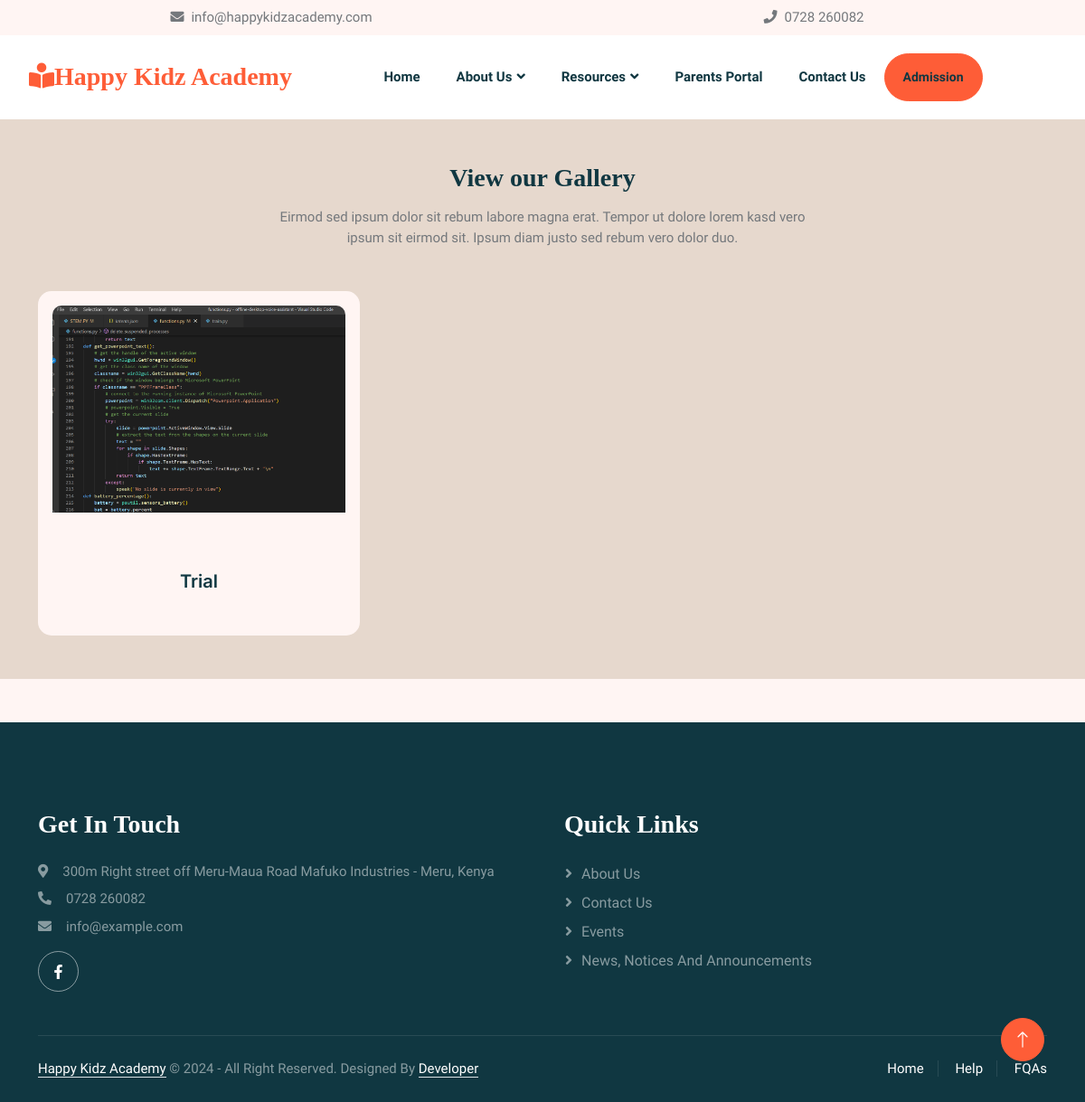
The app's page /gallery, older data.
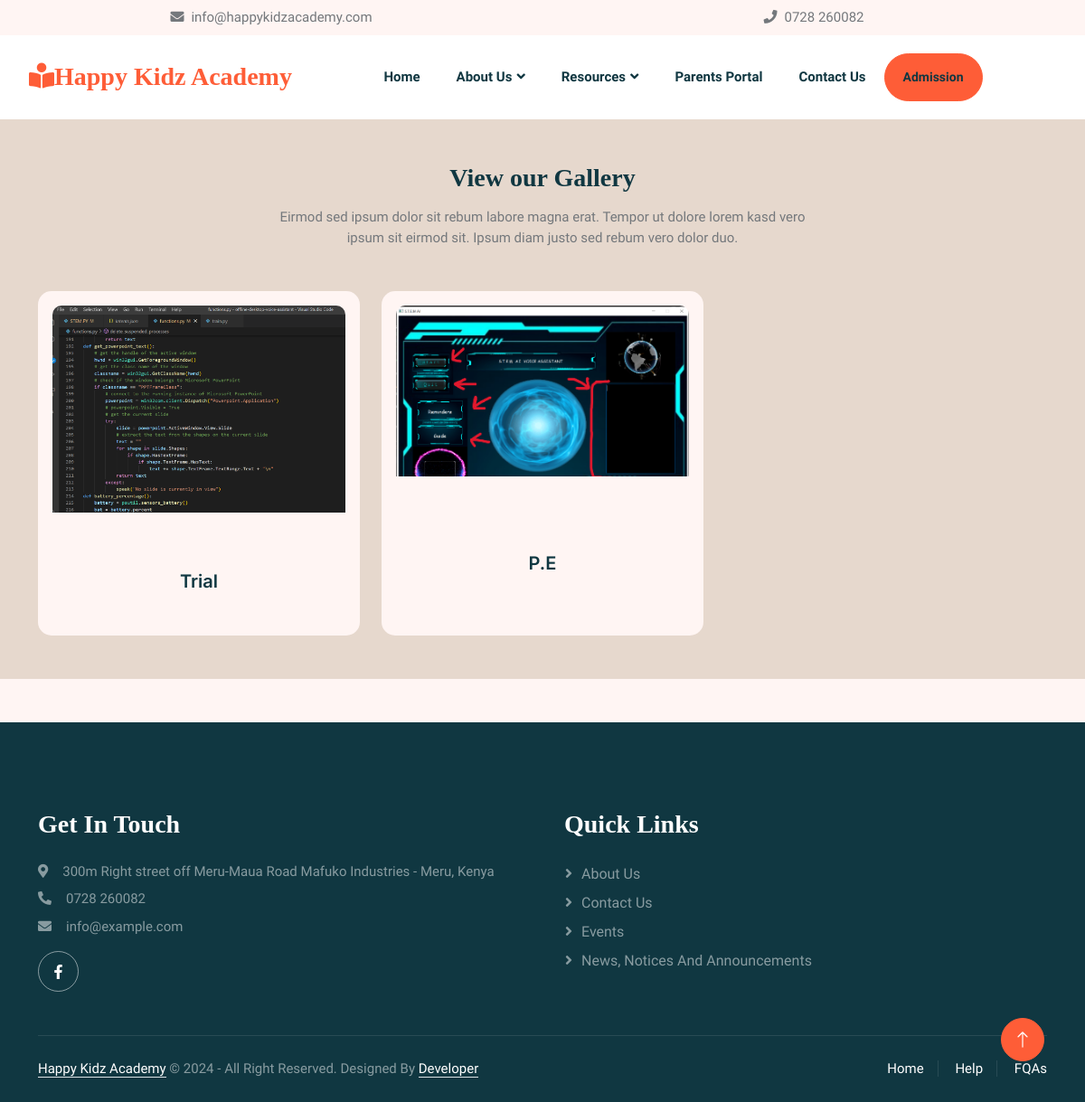
The same page, newer data.
### main/models.py (models this page shows, shortened)
class Gallery(models.Model):
    title = models.CharField(max_length=200)
    image = models.ImageField(upload_to='gallery')
    class Meta:
        verbose_name_plural = 'Gallery (images)'

### main/views.py (the view)
# urls.py: path('gallery', gallery, name='gallery'),
def gallery(request):
    gallery = Gallery.objects.all()
    return render(request, 'main/gallery.html', {'gallery':gallery})

### main/templates/main/gallery.html (shortened to what this page needs)
{% extends 'main/base.html' %}
{% load static %}
{% block content %}
    <div class="container-xxl py-5" style="background-color: #e6d8cd;">
        <div class="container">
            <div class="text-center mx-auto mb-5 wow fadeInUp" data-wow-delay="0.1s" style="max-width: 600px;">
                <h3 class="mb-3">View our Gallery</h3>
                <p>Eirmod sed ipsum dolor sit rebum labore magna erat. Tempor ut dolore lorem kasd vero ipsum sit eirmod sit. Ipsum diam justo sed rebum vero dolor duo.</p>
            </div>
            <div class="row g-4">
                {% for images in gallery %}
                <div class="col-lg-4 col-md-6 wow fadeInUp" data-wow-delay="0.1s" style="border-radius: 15px; overflow: hidden;">
                    <div class="classes-item h-100 d-flex flex-column" data-bs-toggle="modal" data-bs-target="#modal-{{ forloop.counter }}" style="cursor: pointer;">
                        <div class="w-100 h-100 d-flex flex-column" style="border-radius: 15px;">
                            <div class="bg-light p-3" style="border-radius: 15px 15px 0 0;">
                                <img class="img-fluid" src="{{ images.image.url }}" alt="{{ images.title }}" style="border-radius: 10px;">
                            </div>
                            <div class="bg-light p-4 pt-5 mt-n5 flex-grow-1 d-flex justify-content-center align-items-center" style="border-radius: 0 0 15px 15px;">
                                <a class="d-block text-center h5 mt-3 mb-4" href="#">{{ images.title }}</a>
                            </div>
                        </div>
                    </div>
                </div>
                {% endfor %}
            </div>
        </div>
    </div>
{% endblock %}

### main/templates/main/base.html (shortened to what this page needs)
{% load static %}
{% load widget_tweaks %}
<!DOCTYPE html>
<html lang="en">
<head>
    <link href="https://cdnjs.cloudflare.com/ajax/libs/font-awesome/5.10.0/css/all.min.css" rel="stylesheet">
    <link href="https://cdn.jsdelivr.net/npm/bootstrap-icons@1.4.1/font/bootstrap-icons.css" rel="stylesheet">
    <link href="{% static 'lib/animate/animate.min.css' %}" rel="stylesheet">
    <link href="{% static 'lib/owlcarousel/assets/owl.carousel.min.css' %}" rel="stylesheet">
    <link href="{% static 'css/bootstrap.min.css' %}" rel="stylesheet">
    <link href="{% static 'css/style.css' %}" rel="stylesheet">
</head>
<body>
        <div class="contact-bar bg-light py-2" id="contactBar">
            <div class="container-fluid">
                <div class="row justify-content-center align-items-center">
                    <div class="col-12 col-sm text-center">
                        <i class="fa fa-envelope me-2"></i>info@happykidzacademy.com
                    </div>
                    <div class="col-12 col-sm text-center">
                        <i class="fa fa-phone me-2"></i>0728 260082
                    </div>
                </div>
            </div>
        </div>
        <nav class="navbar navbar-expand-lg bg-white navbar-light sticky-top">
            <div class="container-fluid">
                <a href="{% url 'home' %}" class="logos">
                    <h3 class="m-0 text-primary">
                        <i class="fa fa-book-reader"></i>Happy Kidz Academy
                    </h3>
                </a>
                <div class="collapse navbar-collapse" id="navbarCollapse">
                    <div class="navbar-nav mx-auto">
                        <a href="{% url 'home' %}" class="nav-item nav-link">Home</a>
                        <div class="nav-item dropdown">
                            <a href="#" class="nav-link dropdown-toggle" data-bs-toggle="dropdown">About Us</a>
                        </div>
                        <div class="nav-item dropdown">
                            <a href="#" class="nav-link dropdown-toggle" data-bs-toggle="dropdown">Resources</a>
                        </div>
                        {% if request.user.is_authenticated %}
                            {% if request.user.is_superuser %}
                                <a href="{% url 'admin' %}" class="nav-item nav-link">Admin</a>
                            {% else %}
                                <a href="{% url 'portal' %}" class="nav-item nav-link">Parents Portal</a>
                            {% endif %}
                            <a href="{% url 'logout' %}" class="nav-item nav-link">Logout</a>
                        {% else %}
                            <a href="{% url 'log_in' %}" class="nav-item nav-link">Parents Portal</a>
                        {% endif %}
                        <a href="{% url 'contact_us' %}" class="nav-item nav-link">Contact Us</a>
                        <a href="{% url 'admission' %}" class="btn btn-primary btn-sm rounded-pill nav-item nav-link">Admission</a>
                    </div>
                </div>
            </div>
        </nav>
        {% block content %}
        {% endblock %}
        <div class="container-fluid bg-dark text-white-50 footer pt-5 mt-5 wow fadeIn" data-wow-delay="0.1s">
            <div class="container py-5">
                <div class="row g-5">
                    <div class="col-lg-6 col-md-6">
                        <h3 class="text-white mb-4">Get In Touch</h3>
                        <p class="mb-2"><i class="fa fa-map-marker-alt me-3"></i>300m Right street off Meru-Maua Road Mafuko Industries - Meru, Kenya</p>
                        <p class="mb-2"><i class="fa fa-phone-alt me-3"></i>0728 260082</p>
                        <p class="mb-2"><i class="fa fa-envelope me-3"></i>info@example.com</p>
                        <div class="d-flex pt-2">
                            <a class="btn btn-outline-light btn-social" href="https://www.facebook.com/share/qycatvBG9eEpZBRW/?mibextid=qi2Omg"><i class="fab fa-facebook-f"></i></a>
                        </div>
                    </div>
                    <div class="col-lg-6 col-md-6">
                        <h3 class="text-white mb-4">Quick Links</h3>
                        <a class="btn btn-link text-white-50" href="{% url 'about_us' %}">About Us</a>
                        <a class="btn btn-link text-white-50" href="{% url 'contact_us' %}">Contact Us</a>
                        <a class="btn btn-link text-white-50" href="{% url 'events' %}">Events</a>
                        <a class="btn btn-link text-white-50" href="{% url 'news' %}">News, Notices and Announcements</a>
                    </div>
                </div>
            </div>
            <div class="container">
                <div class="copyright">
                    <div class="row">
                        <div class="col-md-6 text-center text-md-start mb-3 mb-md-0">
                            <a class="border-bottom" href="#">Happy Kidz Academy</a> &copy; 2024 - All Right Reserved.
							Designed By <a class="border-bottom" href="">Developer</a>
                        </div>
                        <div class="col-md-6 text-center text-md-end">
                            <div class="footer-menu">
                                <a href="">Home</a>
                                <a href="">Help</a>
                                <a href="">FQAs</a>
                            </div>
                        </div>
                    </div>
                </div>
            </div>
        </div>
        <a href="#" class="btn btn-lg btn-primary btn-lg-square back-to-top"><i class="bi bi-arrow-up"></i></a>
</body>
</html>

### static/css/style.css (style rules this page uses)
:root { --primary: #FE5D37; --light: #FFF5F3; --dark: #103741; }
body { font-size: 15px; }
.back-to-top { position: fixed; display: none; right: 45px; bottom: 45px; z-index: 99; }
.btn { font-weight: 500; transition: .5s; }
.btn.btn-primary { color: #FFFFFF; }
.btn-lg-square { width: 48px; height: 48px; }
.btn-square, .btn-sm-square, .btn-lg-square { padding: 0; display: flex; align-items: center; justify-content: center; font-weight: normal; border-radius: 50px; }
h1, h2, h3, h4, .h1, .h2, .h3, .h4, .display-1, .display-2, .display-3, .display-4, .display-5, .display-6 { font-family: 'san-seriff', cursive; font-weight: 700; }
h5, h6, .h5, .h6 { font-weight: 600; }
.navbar { padding: 20px; }
.navbar-nav { align-items: center; }
.navbar .navbar-nav .nav-link { padding: 15px 20px; color: var(--dark); font-weight: 900; outline: none; }
.navbar.sticky-top { top: -100px; transition: .5s; }
.navbar .dropdown-toggle::after { border: none; content: "\f107"; font-family: "Font Awesome 5 Free"; font-weight: 900; vertical-align: middle; margin-left: 5px; transition: .5s; }
.footer .btn.btn-social { margin-right: 5px; width: 45px; height: 45px; display: flex; align-items: center; justify-content: center; color: #FFFFFF; border: 1px solid rgba(255,255,255,0.5); border-radius: 45px; transition: .3s; }
.footer .btn.btn-link { display: block; margin-bottom: 5px; padding: 0; text-align: left; font-size: 16px; font-weight: normal; text-transform: capitalize; transition: .3s; }
.footer .btn.btn-link::before { position: relative; content: "\f105"; font-family: "Font Awesome 5 Free"; font-weight: 900; margin-right: 10px; }
.footer .copyright { padding: 25px 0; font-size: 15px; border-top: 1px solid rgba(256, 256, 256, .1); }
.footer .copyright a { color: #FFFFFF; }
.footer .footer-menu a { margin-right: 15px; padding-right: 15px; border-right: 1px solid rgba(255, 255, 255, .1); }
.footer .footer-menu a:last-child { margin-right: 0; padding-right: 0; border-right: none; }

Row changes from the older to the newer data that the page shows:
added Gallery: image (picture), title "P.E"
